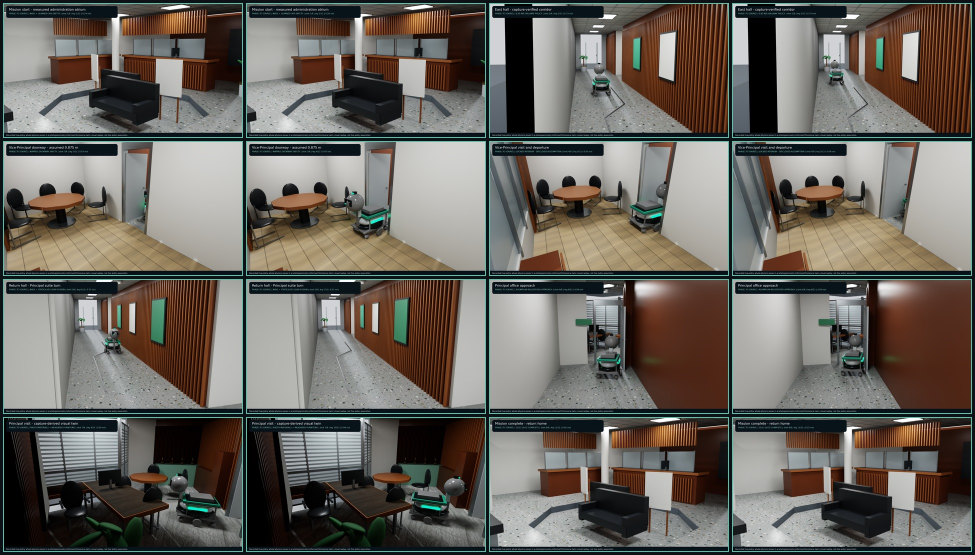
#> input picture simulation/aisha_isaac_sim/media/AI-SHA_Phase7H_Photogrammetry_Informed_Omniverse_contact_sheet.jpg, 1950 x 1110 px (shown at 1/2 size)
$ python -i prepare_phase7k_photogrammetry_assets.py   (imports and definitions only)
#> lines starting #> are read from the running program, lines starting #| are printed output that depends on the picture; after the words box and inside, x2 and y2 are one past the last pixel; in counts of white or black regions, pixels touching at a corner belong together
#!/usr/bin/env python3
"""Prepare privacy-screened texture atlases for the Phase 7K survey layers.

The dense OBJ reconstructions and source atlases stay outside git.  This tool
records their hashes and creates presentation atlases with face/face-like
regions blurred.  Tesseract is also run as a fail-closed readable-text check.
"""

from __future__ import annotations

import argparse
import hashlib
import json
import os
import shutil
import subprocess
from pathlib import Path

import cv2


ROOT = Path(__file__).resolve().parents[1]
DEFAULT_RECONSTRUCTION = ROOT / "tmp/phase7h_reconstruction"
DEFAULT_OUTPUT = ROOT / "textures/phase7k_photogrammetry"


# [90 lines left out: functions parse_args, sha256, obj_stats, tesseract_text, not called in this run]


def privacy_screen_atlas(source: Path, output: Path) -> dict:
#> called with output = 'out.png'
    image = cv2.imread(str(source), cv2.IMREAD_COLOR)
#> image is the input picture: shape (1110, 1950, 3); mean B, G, R 94.5, 101.4, 105.9
    if image is None:
        raise FileNotFoundError(source)
    grey = cv2.cvtColor(image, cv2.COLOR_BGR2GRAY)
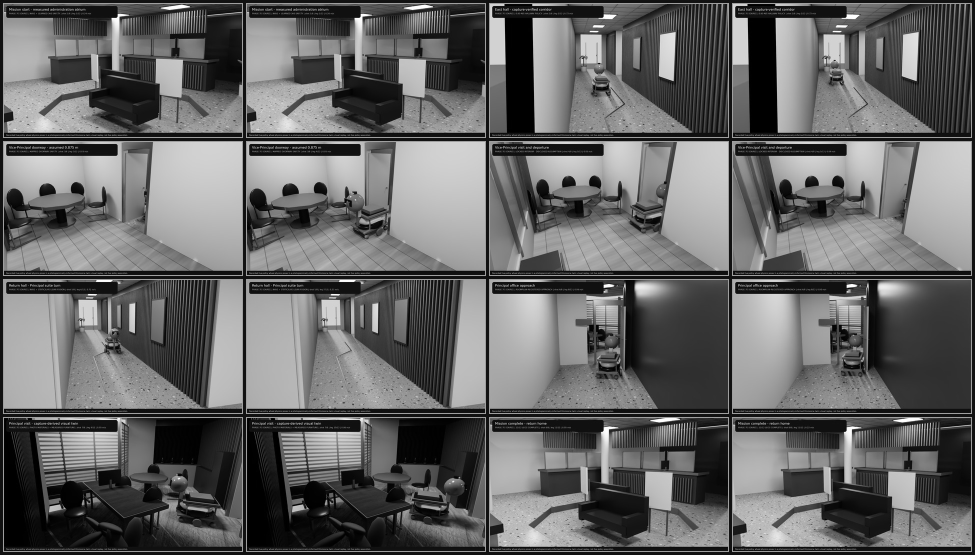
#> grey: shape (1110, 1950) (shown at 1/2 size); min 0, max 255, mean 102
    cascade_path = Path(cv2.data.haarcascades) / "haarcascade_frontalface_default.xml"
    cascade = cv2.CascadeClassifier(str(cascade_path))
    if cascade.empty():
        raise RuntimeError(f"could not load face screen: {cascade_path}")
    candidates = cascade.detectMultiScale(
        grey,
        scaleFactor=1.1,
        minNeighbors=4,
        minSize=(38, 38),
    )
#> candidates = [[1188, 670, 65, 65]]
    redactions = []
    height, width = image.shape[:2]
#> height = 1110; width = 1950
    for x, y, box_width, box_height in candidates:
        # Extremely large detections are atlas background false positives;
        # human faces in these UV islands remain well below this threshold.
        if max(box_width, box_height) > 480:
            continue
        padding = max(12, int(0.18 * max(box_width, box_height)))
        x0, y0 = max(0, x - padding), max(0, y - padding)
        x1, y1 = min(width, x + box_width + padding), min(height, y + box_height + padding)
        roi = image[y0:y1, x0:x1]
        sigma = max(18.0, 0.22 * max(box_width, box_height))
        image[y0:y1, x0:x1] = cv2.GaussianBlur(roi, (0, 0), sigma)
        redactions.append([int(x0), int(y0), int(x1), int(y1)])
#> this loop made 1 pass
#> (x, y, box_width, box_height, padding, x0, y0, x1) on pass 1: (1188, 670, 65, 65, 12, 1176, 658, 1265)
#> pass 1, in privacy_screen_atlas, `roi = image[y0:y1, x0:x1]`:
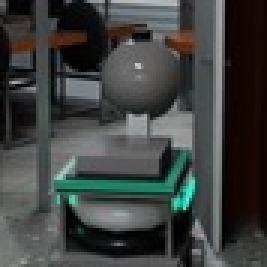
#> roi: shape (89, 89, 3) (shown 3 times larger); mean B, G, R 64.3, 66.3, 63.2
#> after the loop:
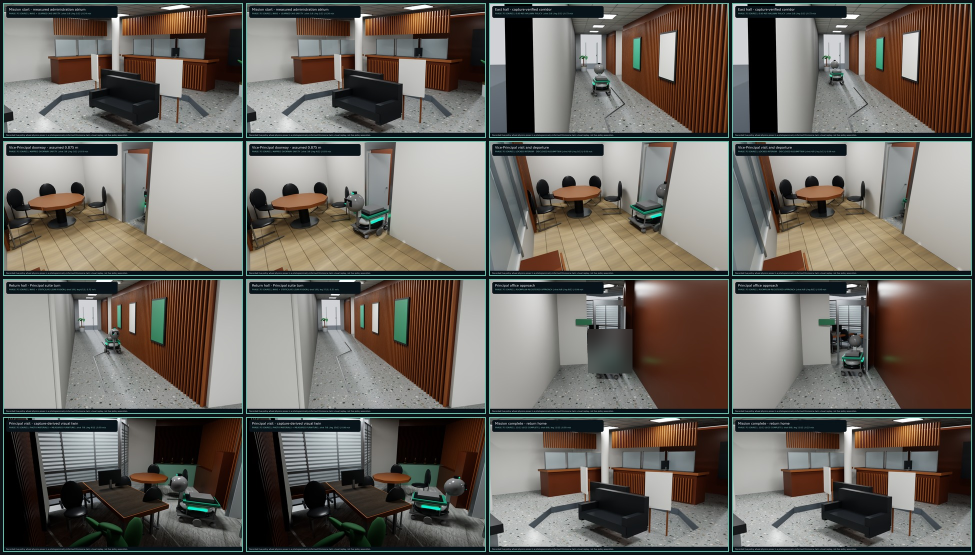
#> image: shape (1110, 1950, 3) (shown at 1/2 size); 0.37% of pixels changed, all inside (x1, y1, x2, y2) = (1176, 658, 1265, 747)
#> after the loop:
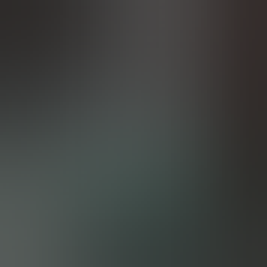
#> roi: shape (89, 89, 3) (shown 3 times larger); mean B, G, R 64.3, 66.3, 63.1
#> after the loop, redactions = [[1176, 658, 1265, 747]]

    # Two-kilopixel atlases retain presentation detail while preventing tiny UV
    # islands from exposing legible source-image detail in a public repository.
    image = cv2.resize(image, (2048, 2048), interpolation=cv2.INTER_AREA)
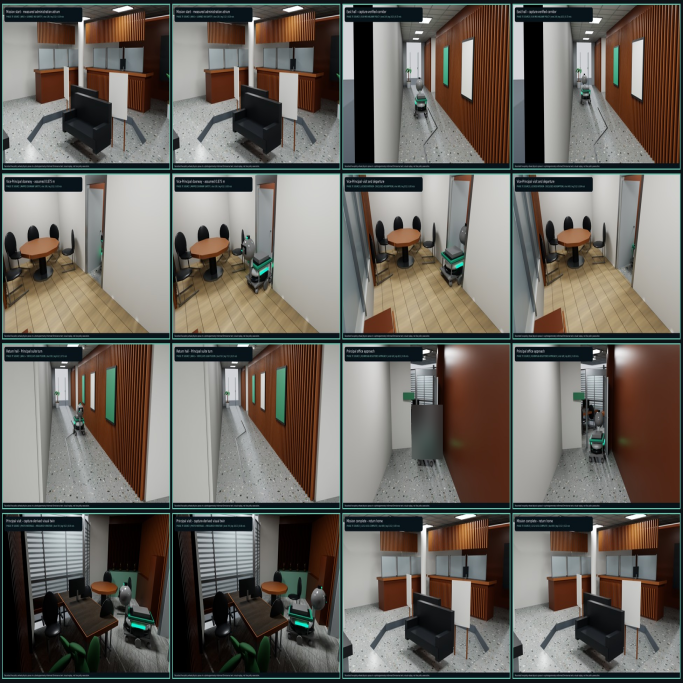
#> image: shape (2048, 2048, 3) (shown at 1/3 size); mean B, G, R 94.5, 101.3, 105.9
#> (the run stopped early here; a loop or call above may not have finished)

$ run again, on simulation/aisha_isaac_sim/media/AI-SHA_Phase2_Administration_Live_Cinematic_3x_contact_sheet.jpg
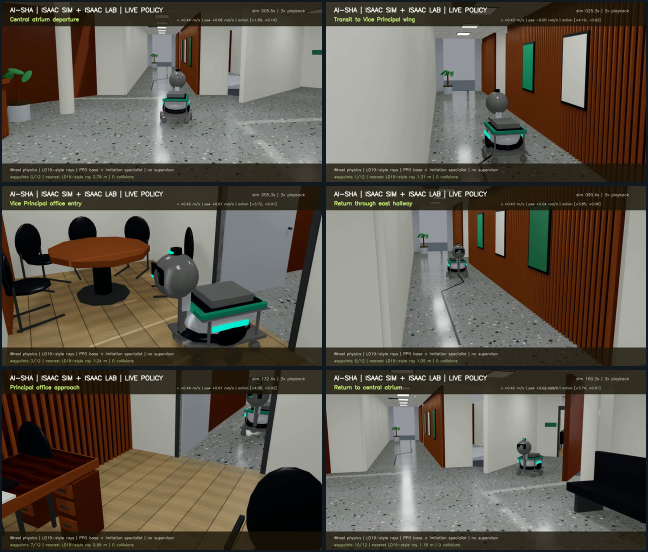
#> input picture simulation/aisha_isaac_sim/media/AI-SHA_Phase2_Administration_Live_Cinematic_3x_contact_sheet.jpg, 1296 x 1104 px (shown at 1/2 size)
#> in privacy_screen_atlas, image is the input picture: shape (1104, 1296, 3); mean B, G, R 78.8, 89.4, 96.1
#> candidates = [[316, 135, 83, 83]]
#> the loop in privacy_screen_atlas, `for x, y, box_width, box_height in candidates:` made 1 pass
#> (x, y, box_width, box_height, padding, x0, y0, x1) on pass 1: (316, 135, 83, 83, 14, 302, 121, 413)
#> after the loop in privacy_screen_atlas, `for x, y, box_width, box_height in candidates:`:
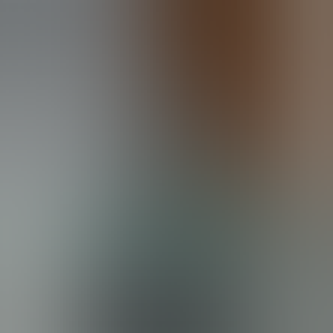
#> roi: shape (111, 111, 3) (shown 3 times larger); mean B, G, R 100.1, 105.7, 107.1
#> after the loop in privacy_screen_atlas, `for x, y, box_width, box_height in candidates:`: redactions = [[302, 121, 413, 232]]
#> in privacy_screen_atlas, `image = cv2.resize(image, (2048, 2048), interpolation=cv2.INTER_AREA)`:
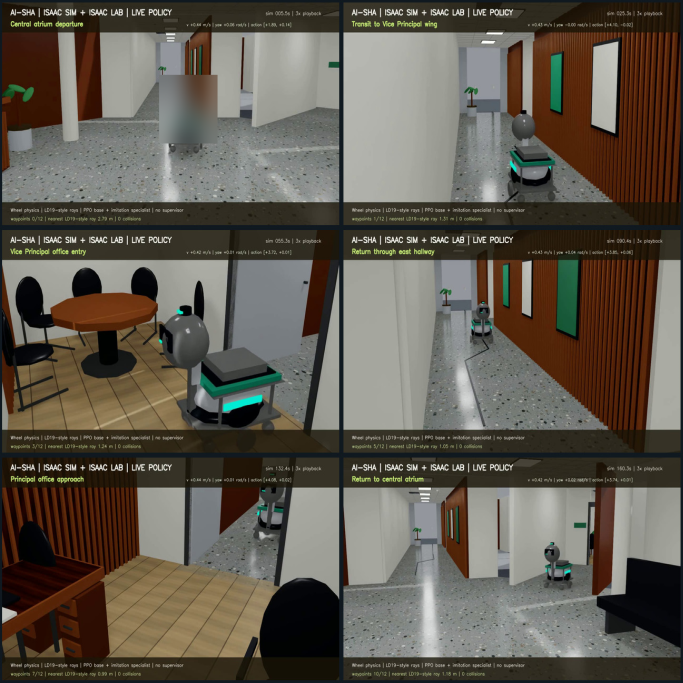
#> image: shape (2048, 2048, 3) (shown at 1/3 size); mean B, G, R 78.8, 89.3, 96

$ run again, on simulation/aisha_isaac_sim/media/AI-SHA_Phase7F_Operator_Omniverse_contact_sheet.jpg
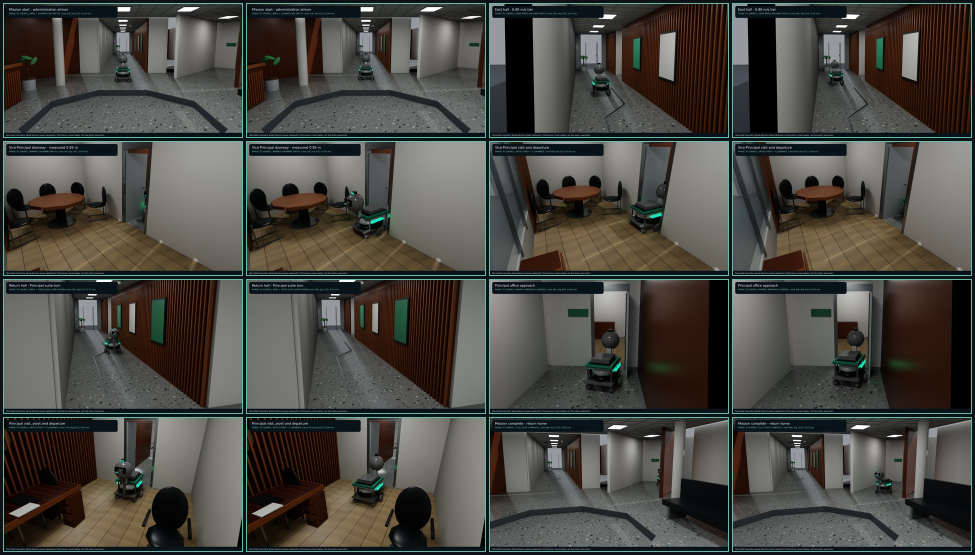
#> input picture simulation/aisha_isaac_sim/media/AI-SHA_Phase7F_Operator_Omniverse_contact_sheet.jpg, 1950 x 1110 px (shown at 1/2 size)
#> in privacy_screen_atlas, image is the input picture: shape (1110, 1950, 3); mean B, G, R 66.7, 72.1, 73.4
#> candidates = [[1286, 900, 63, 63]]
#> the loop in privacy_screen_atlas, `for x, y, box_width, box_height in candidates:` made 1 pass
#> (x, y, box_width, box_height, padding, x0, y0, x1) on pass 1: (1286, 900, 63, 63, 12, 1274, 888, 1361)
#> after the loop in privacy_screen_atlas, `for x, y, box_width, box_height in candidates:`:
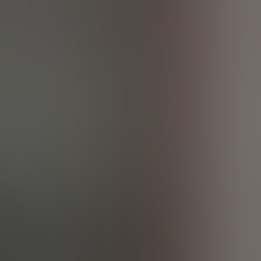
#> roi: shape (87, 87, 3) (shown 3 times larger); mean B, G, R 79.3, 84.2, 89.5
#> after the loop in privacy_screen_atlas, `for x, y, box_width, box_height in candidates:`: redactions = [[1274, 888, 1361, 975]]
#> in privacy_screen_atlas, `image = cv2.resize(image, (2048, 2048), interpolation=cv2.INTER_AREA)`:
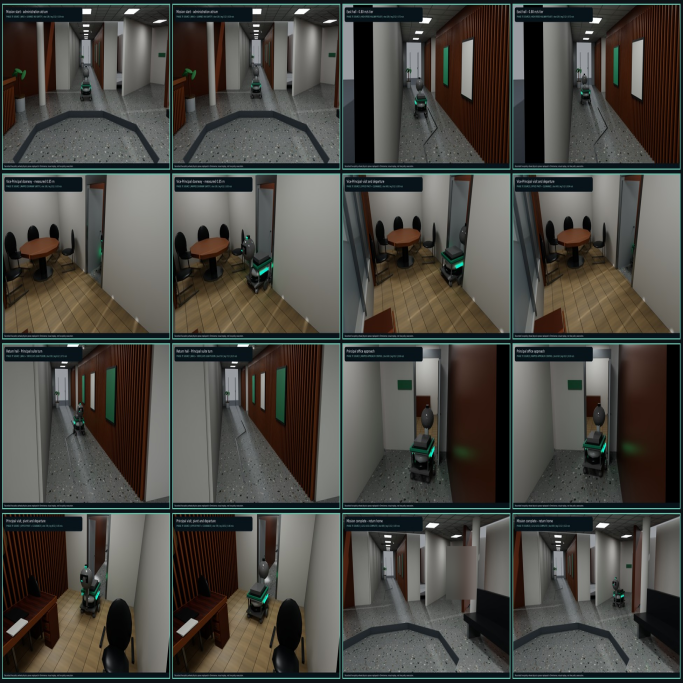
#> image: shape (2048, 2048, 3) (shown at 1/3 size); mean B, G, R 66.7, 72.1, 73.3
